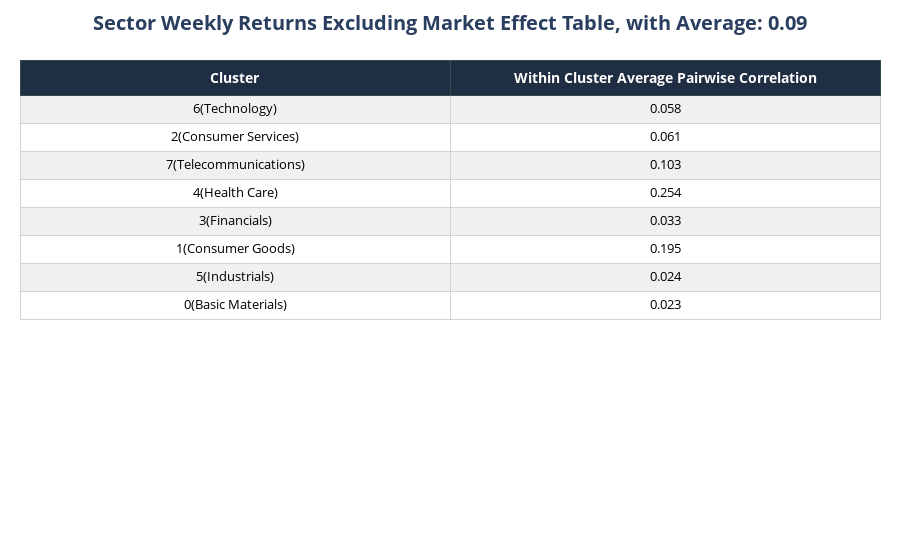
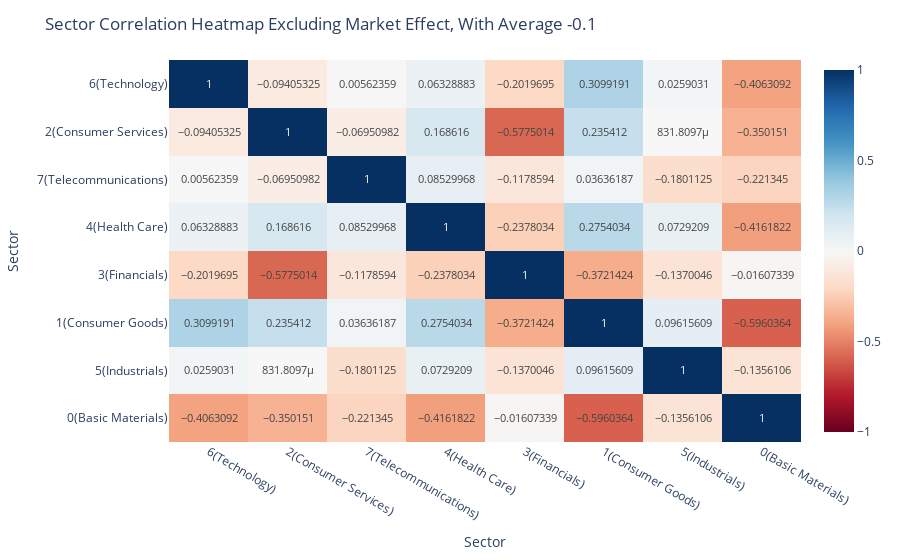

Notebook cell for these charts, in order:
### Code cell
evaluation2(sector_returns, cluster=False)

### Figure 1 — Plotly figure (JSON) as saved in the notebook; plotly's stock layout.template omitted (floating-point values rounded to 4 significant figures)
{"data": [{"cells": {"align": "center", "fill": {"color": [["#f0f0f0", "#ffffff", "#f0f0f0", "#ffffff", "#f0f0f0", "#ffffff", "#f0f0f0", "#ffffff"], ["#f0f0f0", "#ffffff", "#f0f0f0", "#ffffff", "#f0f0f0", "#ffffff", "#f0f0f0", "#ffffff"]]}, "font": {"color": "black", "size": 13}, "height": 28, "line": {"color": "lightgrey"}, "values": [["6(Technology)", "2(Consumer Services)", "7(Telecommunications)", "4(Health Care)", "3(Financials)", "1(Consumer Goods)", "5(Industrials)", "0(Basic Materials)"], [0.058, 0.061, 0.103, 0.254, 0.033, 0.195, 0.024, 0.023]]}, "header": {"align": "center", "fill": {"color": "#1f2e43"}, "font": {"color": "white", "size": 14}, "height": 35, "line": {"color": "darkslategray"}, "values": ["<b>Cluster</b>", "<b>Within Cluster Average Pairwise Correlation</b>"]}, "type": "table"}], "layout": {"margin": {"b": 20, "l": 20, "r": 20, "t": 60}, "paper_bgcolor": "white", "title": {"font": {"size": 20}, "text": "<b>Sector Weekly Returns Excluding Market Effect Table, with Average: 0.09</b>", "x": 0.5, "xanchor": "center"}}}

### Figure 2 — Plotly figure (JSON) as saved in the notebook; plotly's stock layout.template omitted (floating-point values rounded to 4 significant figures)
{"data": [{"coloraxis": "coloraxis", "hovertemplate": "Cluster: %{x}<br>Cluster: %{y}<br>color: %{z}<extra></extra>", "name": "0", "texttemplate": "%{z}", "type": "heatmap", "x": ["6(Technology)", "2(Consumer Services)", "7(Telecommunications)", "4(Health Care)", "3(Financials)", "1(Consumer Goods)", "5(Industrials)", "0(Basic Materials)"], "xaxis": "x", "y": ["6(Technology)", "2(Consumer Services)", "7(Telecommunications)", "4(Health Care)", "3(Financials)", "1(Consumer Goods)", "5(Industrials)", "0(Basic Materials)"], "yaxis": "y", "z": [[1, -0.09405, 0.005624, 0.06329, -0.202, 0.3099, 0.0259, -0.4063], [-0.09405, 1, -0.06951, 0.1686, -0.5775, 0.2354, 0.0008318, -0.3502], [0.005624, -0.06951, 1, 0.0853, -0.1179, 0.03636, -0.1801, -0.2213], [0.06329, 0.1686, 0.0853, 1, -0.2378, 0.2754, 0.07292, -0.4162], [-0.202, -0.5775, -0.1179, -0.2378, 1, -0.3721, -0.137, -0.01607], [0.3099, 0.2354, 0.03636, 0.2754, -0.3721, 1, 0.09616, -0.596], [0.0259, 0.0008318, -0.1801, 0.07292, -0.137, 0.09616, 1, -0.1356], [-0.4063, -0.3502, -0.2213, -0.4162, -0.01607, -0.596, -0.1356, 1]]}], "layout": {"coloraxis": {"cmax": 1, "cmin": -1, "colorscale": [[0, "rgb(103,0,31)"], [0.1, "rgb(178,24,43)"], [0.2, "rgb(214,96,77)"], [0.3, "rgb(244,165,130)"], [0.4, "rgb(253,219,199)"], [0.5, "rgb(247,247,247)"], [0.6, "rgb(209,229,240)"], [0.7, "rgb(146,197,222)"], [0.8, "rgb(67,147,195)"], [0.9, "rgb(33,102,172)"], [1, "rgb(5,48,97)"]]}, "margin": {"t": 60}, "title": {"text": "Sector Correlation Heatmap Excluding Market Effect, With Average -0.1"}, "xaxis": {"anchor": "y", "domain": [0, 1], "title": {"text": "Sector"}}, "yaxis": {"anchor": "x", "autorange": "reversed", "domain": [0, 1], "title": {"text": "Sector"}}}}
